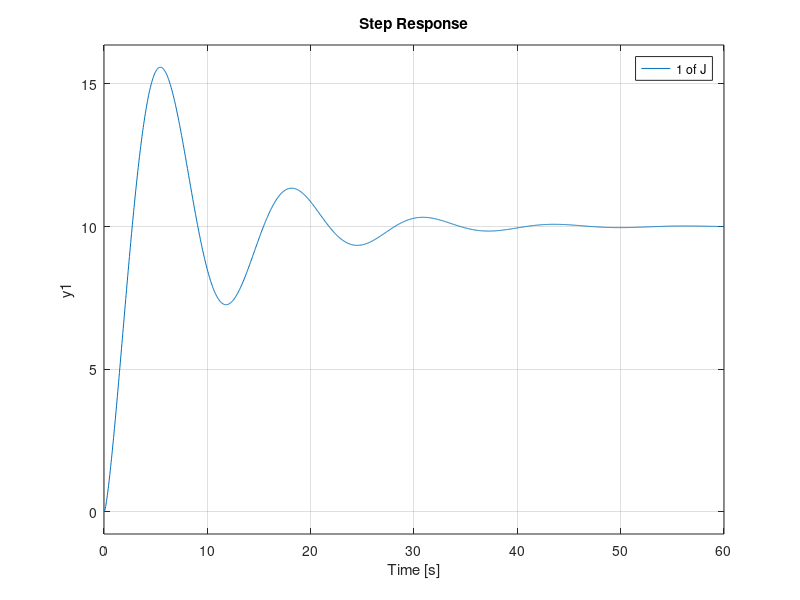

MATLAB code for this plot:
clear
clf

a = 1;
b = 8;
k = 10.8e8;
J = 10.8e8;

%a
controller = tf([k k*a], [1 b]);
spacecraft = tf(1, [J 0 0]);
sys = feedback(controller * spacecraft, 1);

percentages = [1 0.8 0.5];
i = 1;
figure(1)
hold on
Legend = cell(length(percentages),1);
for p = percentages
    spacecraft = tf(1, [J*p 0 0]);
    sys = feedback(controller * spacecraft, 1);
    step(10 * sys)
    Legend{i} = strcat(num2str(p), ' of J');
    i = i + 1;
end
legend(Legend);